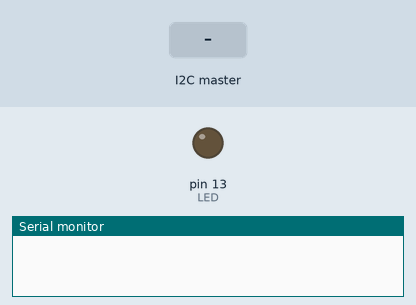
Recording of a sketch running on a simulated Arduino Uno, built with avr-gcc and run on an emulated ATmega328P. Parts: output pins drawn as LEDs (lit = HIGH), the last lines printed to the serial monitor. The inputs (shaded band) are chosen by the test bench.

Above: at 1.2 s.
1.3 s: the I2C master sends the byte 0
At 1.9 s:
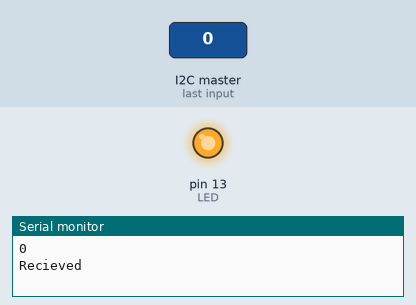
Timing chart, 0 to 4.3 s (numbered marks = the images above; inputs shaded):
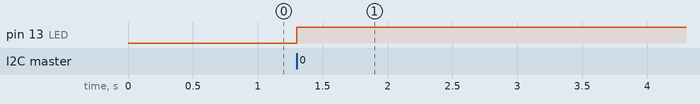

Measured:
- after the input at 1.3 s, pin 13 (LED): LOW → HIGH at once

The sketch:

slave1.ino
```cpp
// Include the required Wire library for I2C<br>
#include <Wire.h>
int LED = 13;
int x;
void setup() {
  // Define the LED pin as Output
  pinMode (LED, OUTPUT);
  // Start the I2C Bus as Slave on address 9
  Wire.begin(9);
  // Attach a function to trigger when something is received.
  Wire.onReceive(receiveEvent);
  Serial.begin(9600);
}
void receiveEvent(int bytes) {
  x = Wire.read();// read one character from the I2C
    Serial.println(x);
  Serial.println("Recieved");
  if (x == 0) {
    digitalWrite(LED, HIGH);
    delay(1000);
    }
    if( x == 5)
    {
    digitalWrite(LED, LOW);
    delay(1000);
}
}
void loop() {
  //If value received is 0 blink LED for 200 ms


  //If value received is 3 blink LED for 400 ms
  /*if (x == '3') {
    digitalWrite(LED, HIGH);
    delay(2000);
    digitalWrite(LED, LOW);
    delay(2000);
  }
  if (x == '4' ) {
    digitalWrite(LED,HIGH);
    delay(3000);
    digitalWrite(LED,LOW);
    delay(3000);
  }*/
}
```
